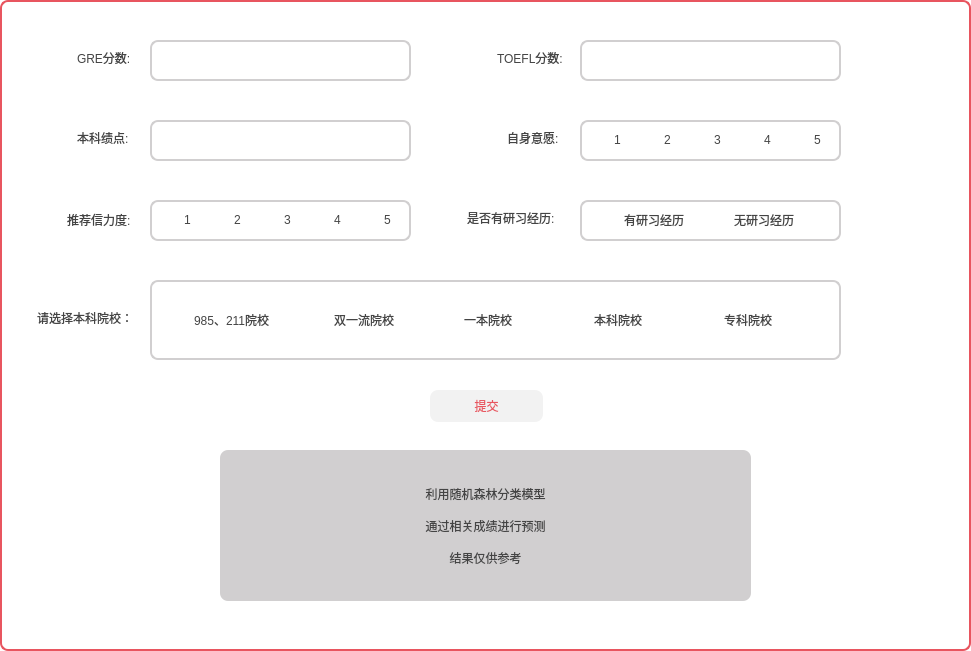
    <widget class="QWidget" name="widget" native="true">
     <property name="geometry">
      <rect>
       <x>30</x>
       <y>1630</y>
       <width>971</width>
       <height>651</height>
      </rect>
     </property>
     <property name="styleSheet">
      <string notr="true">border:2px solid rgb(232,85,95);border-radius:8px;
padding:2px 4px;color:rgb(68,68,68);
background-color:transparent;</string>
     </property>
     <widget class="QWidget" name="widget_2" native="true">
      <property name="geometry">
       <rect>
        <x>60</x>
        <y>20</y>
        <width>401</width>
        <height>71</height>
       </rect>
      </property>
      <property name="styleSheet">
       <string notr="true">background-color:transparent;border:transparent</string>
      </property>
      <widget class="QLabel" name="label_27">
       <property name="geometry">
        <rect>
         <x>10</x>
         <y>30</y>
         <width>81</width>
         <height>16</height>
        </rect>
       </property>
       <property name="text">
        <string>GRE分数:</string>
       </property>
      </widget>
      <widget class="QLineEdit" name="gre">
       <property name="geometry">
        <rect>
         <x>90</x>
         <y>20</y>
         <width>261</width>
         <height>41</height>
        </rect>
       </property>
       <property name="styleSheet">
        <string notr="true">border:2px solid rgb(209,207,208);border-radius:8px;
padding:2px 4px;color:rgb(68,68,68);
background-color:transparent;</string>
       </property>
      </widget>
     </widget>
     <widget class="QWidget" name="widget_3" native="true">
      <property name="geometry">
       <rect>
        <x>490</x>
        <y>20</y>
        <width>411</width>
        <height>71</height>
       </rect>
      </property>
      <property name="styleSheet">
       <string notr="true">background-color:transparent;border:transparent</string>
      </property>
      <widget class="QLabel" name="label_28">
       <property name="geometry">
        <rect>
         <x>0</x>
         <y>30</y>
         <width>91</width>
         <height>16</height>
        </rect>
       </property>
       <property name="text">
        <string>TOEFL分数:</string>
       </property>
      </widget>
      <widget class="QLineEdit" name="toefl">
       <property name="geometry">
        <rect>
         <x>90</x>
         <y>20</y>
         <width>261</width>
         <height>41</height>
        </rect>
       </property>
       <property name="styleSheet">
        <string notr="true">border:2px solid rgb(209,207,208);border-radius:8px;
padding:2px 4px;color:rgb(68,68,68);
background-color:transparent;</string>
       </property>
      </widget>
     </widget>
     <widget class="QWidget" name="widget_4" native="true">
      <property name="geometry">
       <rect>
        <x>60</x>
        <y>100</y>
        <width>411</width>
        <height>71</height>
       </rect>
      </property>
      <property name="styleSheet">
       <string notr="true">background-color:transparent;border:transparent</string>
      </property>
      <widget class="QLabel" name="label_30">
       <property name="geometry">
        <rect>
         <x>10</x>
         <y>30</y>
         <width>81</width>
         <height>16</height>
        </rect>
       </property>
       <property name="text">
        <string>本科绩点:</string>
       </property>
      </widget>
      <widget class="QLineEdit" name="gpalx">
       <property name="geometry">
        <rect>
         <x>90</x>
         <y>20</y>
         <width>261</width>
         <height>41</height>
        </rect>
       </property>
       <property name="styleSheet">
        <string notr="true">border:2px solid rgb(209,207,208);border-radius:8px;
padding:2px 4px;color:rgb(68,68,68);
background-color:transparent;</string>
       </property>
      </widget>
     </widget>
     <widget class="QWidget" name="widget_5" native="true">
      <property name="geometry">
       <rect>
        <x>490</x>
        <y>100</y>
        <width>411</width>
        <height>71</height>
       </rect>
      </property>
      <property name="styleSheet">
       <string notr="true">background-color:transparent;border:transparent</string>
      </property>
      <widget class="QLabel" name="label_31">
       <property name="geometry">
        <rect>
         <x>10</x>
         <y>30</y>
         <width>81</width>
         <height>16</height>
        </rect>
       </property>
       <property name="text">
        <string>自身意愿:</string>
       </property>
      </widget>
      <widget class="QLabel" name="label_32">
       <property name="geometry">
        <rect>
         <x>90</x>
         <y>20</y>
         <width>261</width>
         <height>41</height>
        </rect>
       </property>
       <property name="styleSheet">
        <string notr="true">border:2px solid rgb(209,207,208);border-radius:8px;
padding:2px 4px;color:rgb(68,68,68);
background-color:transparent;
</string>
       </property>
       <property name="text">
        <string/>
       </property>
      </widget>
      <widget class="QRadioButton" name="zsyy1lx">
       <property name="geometry">
        <rect>
         <x>100</x>
         <y>30</y>
         <width>41</width>
         <height>20</height>
        </rect>
       </property>
       <property name="styleSheet">
        <string notr="true">background-color : transparent</string>
       </property>
       <property name="text">
        <string>1</string>
       </property>
      </widget>
      <widget class="QRadioButton" name="zsyy2lx">
       <property name="geometry">
        <rect>
         <x>150</x>
         <y>30</y>
         <width>41</width>
         <height>20</height>
        </rect>
       </property>
       <property name="styleSheet">
        <string notr="true">background-color : transparent</string>
       </property>
       <property name="text">
        <string>2</string>
       </property>
      </widget>
      <widget class="QRadioButton" name="zsyy3lx">
       <property name="geometry">
        <rect>
         <x>200</x>
         <y>30</y>
         <width>41</width>
         <height>20</height>
        </rect>
       </property>
       <property name="styleSheet">
        <string notr="true">background-color : transparent</string>
       </property>
       <property name="text">
        <string>3</string>
       </property>
      </widget>
      <widget class="QRadioButton" name="zsyy4lx">
       <property name="geometry">
        <rect>
         <x>250</x>
         <y>30</y>
         <width>41</width>
         <height>20</height>
        </rect>
       </property>
       <property name="styleSheet">
        <string notr="true">background-color : transparent</string>
       </property>
       <property name="text">
        <string>4</string>
       </property>
      </widget>
      <widget class="QRadioButton" name="zsyy5lx">
       <property name="geometry">
        <rect>
         <x>300</x>
         <y>30</y>
         <width>41</width>
         <height>20</height>
        </rect>
       </property>
       <property name="styleSheet">
        <string notr="true">background-color : transparent</string>
       </property>
       <property name="text">
        <string>5</string>
       </property>
      </widget>
     </widget>
     <widget class="QWidget" name="widget_6" native="true">
      <property name="geometry">
       <rect>
        <x>20</x>
        <y>180</y>
        <width>451</width>
        <height>71</height>
       </rect>
      </property>
      <property name="styleSheet">
       <string notr="true">background-color:transparent;border:transparent</string>
      </property>
      <widget class="QLabel" name="label_33">
       <property name="geometry">
        <rect>
         <x>40</x>
         <y>30</y>
         <width>91</width>
         <height>20</height>
        </rect>
       </property>
       <property name="text">
        <string>推荐信力度:</string>
       </property>
      </widget>
      <widget class="QLabel" name="label_34">
       <property name="geometry">
        <rect>
         <x>130</x>
         <y>20</y>
         <width>261</width>
         <height>41</height>
        </rect>
       </property>
       <property name="styleSheet">
        <string notr="true">border:2px solid rgb(209,207,208);border-radius:8px;
padding:2px 4px;color:rgb(68,68,68);
background-color:transparent;
</string>
       </property>
       <property name="text">
        <string/>
       </property>
      </widget>
      <widget class="QRadioButton" name="tjx1">
       <property name="geometry">
        <rect>
         <x>140</x>
         <y>30</y>
         <width>41</width>
         <height>20</height>
        </rect>
       </property>
       <property name="styleSheet">
        <string notr="true">background-color : transparent</string>
       </property>
       <property name="text">
        <string>1</string>
       </property>
      </widget>
      <widget class="QRadioButton" name="tjx2">
       <property name="geometry">
        <rect>
         <x>190</x>
         <y>30</y>
         <width>41</width>
         <height>20</height>
        </rect>
       </property>
       <property name="styleSheet">
        <string notr="true">background-color : transparent</string>
       </property>
       <property name="text">
        <string>2</string>
       </property>
      </widget>
      <widget class="QRadioButton" name="tjx3">
       <property name="geometry">
        <rect>
         <x>240</x>
         <y>30</y>
         <width>41</width>
         <height>20</height>
        </rect>
       </property>
       <property name="styleSheet">
        <string notr="true">background-color : transparent</string>
       </property>
       <property name="text">
        <string>3</string>
       </property>
      </widget>
      <widget class="QRadioButton" name="tjx4">
       <property name="geometry">
        <rect>
         <x>290</x>
         <y>30</y>
         <width>41</width>
         <height>20</height>
        </rect>
       </property>
       <property name="styleSheet">
        <string notr="true">background-color : transparent</string>
       </property>
       <property name="text">
        <string>4</string>
       </property>
      </widget>
      <widget class="QRadioButton" name="tjx5">
       <property name="geometry">
        <rect>
         <x>340</x>
         <y>30</y>
         <width>41</width>
         <height>20</height>
        </rect>
       </property>
       <property name="styleSheet">
        <string notr="true">background-color : transparent</string>
       </property>
       <property name="text">
        <string>5</string>
       </property>
      </widget>
     </widget>
     <widget class="QWidget" name="widget_7" native="true">
      <property name="geometry">
       <rect>
        <x>450</x>
        <y>180</y>
        <width>451</width>
        <height>71</height>
       </rect>
      </property>
      <property name="styleSheet">
       <string notr="true">background-color:transparent;border:transparent</string>
      </property>
      <widget class="QLabel" name="label_35">
       <property name="geometry">
        <rect>
         <x>10</x>
         <y>30</y>
         <width>121</width>
         <height>16</height>
        </rect>
       </property>
       <property name="text">
        <string>是否有研习经历:</string>
       </property>
      </widget>
      <widget class="QLabel" name="label_36">
       <property name="geometry">
        <rect>
         <x>130</x>
         <y>20</y>
         <width>261</width>
         <height>41</height>
        </rect>
       </property>
       <property name="styleSheet">
        <string notr="true">border:2px solid rgb(209,207,208);border-radius:8px;
padding:2px 4px;color:rgb(68,68,68);
background-color:transparent;
</string>
       </property>
       <property name="text">
        <string/>
       </property>
      </widget>
      <widget class="QRadioButton" name="yyxjllx">
       <property name="geometry">
        <rect>
         <x>150</x>
         <y>30</y>
         <width>111</width>
         <height>20</height>
        </rect>
       </property>
       <property name="styleSheet">
        <string notr="true">background-color : transparent</string>
       </property>
       <property name="text">
        <string>有研习经历</string>
       </property>
      </widget>
      <widget class="QRadioButton" name="wyxjllx">
       <property name="geometry">
        <rect>
         <x>260</x>
         <y>30</y>
         <width>111</width>
         <height>20</height>
        </rect>
       </property>
       <property name="styleSheet">
        <string notr="true">background-color : transparent</string>
       </property>
       <property name="text">
        <string>无研习经历</string>
       </property>
      </widget>
     </widget>
     <widget class="QWidget" name="widget_8" native="true">
      <property name="geometry">
       <rect>
        <x>20</x>
        <y>270</y>
        <width>891</width>
        <height>121</height>
       </rect>
      </property>
      <property name="styleSheet">
       <string notr="true">background-color:transparent;border:transparent</string>
      </property>
      <widget class="QLabel" name="label_37">
       <property name="geometry">
        <rect>
         <x>10</x>
         <y>40</y>
         <width>121</width>
         <height>16</height>
        </rect>
       </property>
       <property name="text">
        <string>请选择本科院校：</string>
       </property>
      </widget>
      <widget class="QWidget" name="bkyx_2" native="true">
       <property name="geometry">
        <rect>
         <x>130</x>
         <y>10</y>
         <width>691</width>
         <height>80</height>
        </rect>
       </property>
       <property name="styleSheet">
        <string notr="true">border:2px solid rgb(209,207,208);border-radius:8px;
padding:2px 4px;color:rgb(68,68,68);
background-color:transparent;</string>
       </property>
       <widget class="QRadioButton" name="bk92lx">
        <property name="geometry">
         <rect>
          <x>20</x>
          <y>30</y>
          <width>121</width>
          <height>20</height>
         </rect>
        </property>
        <property name="styleSheet">
         <string notr="true">border:transparent;border-radius:8px;
padding:2px 4px;color:rgb(68,68,68);
background-color:transparent;</string>
        </property>
        <property name="text">
         <string>985、211院校</string>
        </property>
       </widget>
       <widget class="QRadioButton" name="bksyllx">
        <property name="geometry">
         <rect>
          <x>160</x>
          <y>30</y>
          <width>111</width>
          <height>20</height>
         </rect>
        </property>
        <property name="styleSheet">
         <string notr="true">border:transparent;border-radius:8px;
padding:2px 4px;color:rgb(68,68,68);
background-color:transparent;</string>
        </property>
        <property name="text">
         <string>双一流院校</string>
        </property>
       </widget>
       <widget class="QRadioButton" name="bkyblx">
        <property name="geometry">
         <rect>
          <x>290</x>
          <y>30</y>
          <width>100</width>
          <height>20</height>
         </rect>
        </property>
        <property name="styleSheet">
         <string notr="true">border:transparent;border-radius:8px;
padding:2px 4px;color:rgb(68,68,68);
background-color:transparent;</string>
        </property>
        <property name="text">
         <string>一本院校</string>
        </property>
       </widget>
       <widget class="QRadioButton" name="bklx">
        <property name="geometry">
         <rect>
          <x>420</x>
          <y>30</y>
          <width>100</width>
          <height>20</height>
         </rect>
        </property>
        <property name="styleSheet">
         <string notr="true">border:transparent;border-radius:8px;
padding:2px 4px;color:rgb(68,68,68);
background-color:transparent;</string>
        </property>
        <property name="text">
         <string>本科院校</string>
        </property>
       </widget>
       <widget class="QRadioButton" name="zklx">
        <property name="geometry">
         <rect>
          <x>550</x>
          <y>30</y>
          <width>100</width>
          <height>20</height>
         </rect>
        </property>
        <property name="styleSheet">
         <string notr="true">border:transparent;border-radius:8px;
padding:2px 4px;color:rgb(68,68,68);
background-color:transparent;</string>
        </property>
        <property name="text">
         <string>专科院校</string>
        </property>
       </widget>
      </widget>
     </widget>
     <widget class="QPushButton" name="pushButton_3">
      <property name="geometry">
       <rect>
        <x>430</x>
        <y>390</y>
        <width>113</width>
        <height>32</height>
       </rect>
      </property>
      <property name="styleSheet">
       <string notr="true">QPushButton{background-color: rgb(242,242,242);border:1px rgb(225, 225, 225);border-radius:8px;padding:2px 4px;color:rgb(232,85,95);}
QPushButton:pressed{background-color:rgb(209, 207, 208);border:1px rgb(209, 207, 208);border-radius:8px;padding:2px 4px;color:rgb(232,85,95);}</string>
      </property>
      <property name="text">
       <string>提交</string>
      </property>
      <property name="checkable">
       <bool>true</bool>
      </property>
     </widget>
     <widget class="QLabel" name="resltlx">
      <property name="geometry">
       <rect>
        <x>220</x>
        <y>450</y>
        <width>531</width>
        <height>151</height>
       </rect>
      </property>
      <property name="styleSheet">
       <string notr="true">background-color:rgb(209, 207, 208);border:1px rgb(209, 207, 208);border-radius:8px;padding:2px 4px;color:rgb(68,68,68);</string>
      </property>
      <property name="text">
       <string>利用随机森林分类模型

通过相关成绩进行预测

结果仅供参考</string>
      </property>
      <property name="alignment">
       <set>Qt::AlignCenter</set>
      </property>
     </widget>
    </widget>
